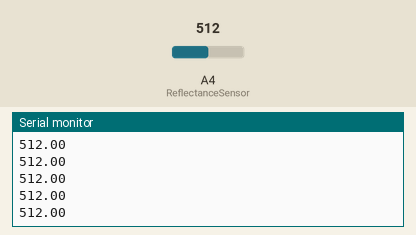
A sketch run on a simulated Arduino Uno, built with avr-gcc and run on an emulated ATmega328P. Parts: the last lines printed to the serial monitor. The inputs (shaded band) are chosen by the test bench; at power-on: A4 (ReflectanceSensor) = 512.

Above: at 1.2 s.
1.3 s: A4 (ReflectanceSensor) set to 716
At 1.56 s:
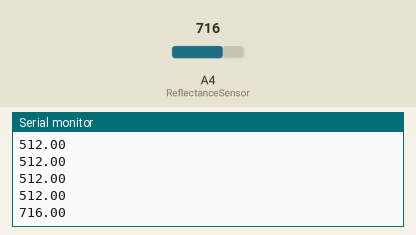
2.8 s: A4 (ReflectanceSensor) set to 900
At 2.96 s:
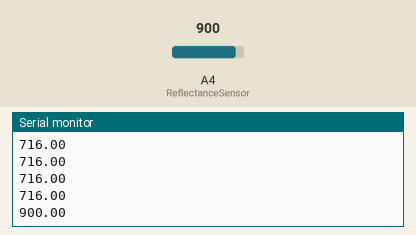
Timing chart, 0 to 5.8 s (numbered marks = the images above; inputs shaded):
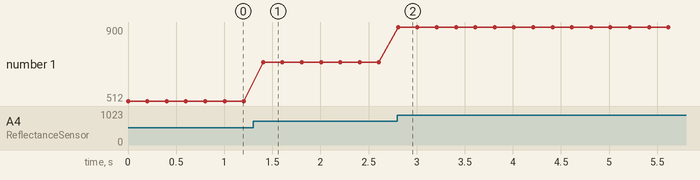

Measured:
- after the input at 1.3 s, the serial monitor: prints a new line after 0.10 s (image 1)
- after the input at 2.8 s, the serial monitor: prints a new line at once (image 2)
- plotted number 1: 512 → 716 after the input at 1.3 s, 716 → 900 after the input at 2.8 s

The sketch:

TestReflectance_Sensor.ino
```cpp
#define LPLUS 9
#define LMINUS 8
#define RPLUS 7
#define RMINUS 12
#define LEN 6
#define REN 11
#define DistanceSensor A1
#define ReflectanceSensor A4
#define Phototransistor A5


void setup() {
  // put your setup code here, to run once:
  Serial.begin(9600);
  initSensors();

}

void loop() {
  // put your main code here, to run repeatedly:
  TestReflectanceSensor();
}


void initSensors(){
  pinMode(DistanceSensor, INPUT);
  pinMode(ReflectanceSensor, INPUT);
  pinMode(Phototransistor, INPUT);

}


void TestReflectanceSensor(){
  float refl =analogRead(ReflectanceSensor);
  Serial.println(refl);
  delay(200);
}
```
